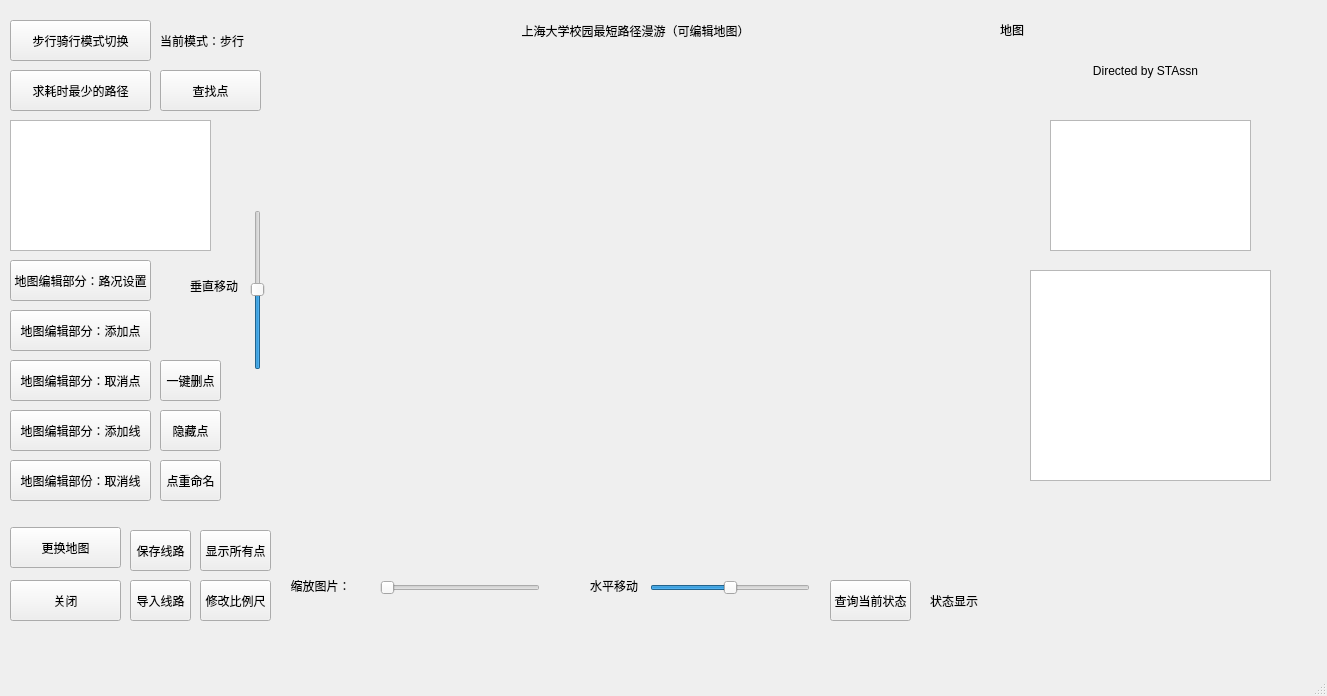
<?xml version="1.0" encoding="UTF-8"?>
<ui version="4.0">
 <class>Mapedit</class>
 <widget class="QMainWindow" name="Mapedit">
  <property name="geometry">
   <rect>
    <x>0</x>
    <y>0</y>
    <width>1327</width>
    <height>696</height>
   </rect>
  </property>
  <property name="windowTitle">
   <string>Mapedit</string>
  </property>
  <widget class="QWidget" name="centralwidget">
   <widget class="QPushButton" name="pushButton">
    <property name="geometry">
     <rect>
      <x>10</x>
      <y>580</y>
      <width>111</width>
      <height>41</height>
     </rect>
    </property>
    <property name="text">
     <string>关闭</string>
    </property>
   </widget>
   <widget class="QPushButton" name="pushButton_2">
    <property name="geometry">
     <rect>
      <x>10</x>
      <y>527</y>
      <width>111</width>
      <height>41</height>
     </rect>
    </property>
    <property name="text">
     <string>更换地图</string>
    </property>
   </widget>
   <widget class="QSlider" name="horizontalSlider">
    <property name="geometry">
     <rect>
      <x>380</x>
      <y>580</y>
      <width>160</width>
      <height>16</height>
     </rect>
    </property>
    <property name="orientation">
     <enum>Qt::Orientation::Horizontal</enum>
    </property>
   </widget>
   <widget class="QLabel" name="label">
    <property name="geometry">
     <rect>
      <x>290</x>
      <y>570</y>
      <width>61</width>
      <height>31</height>
     </rect>
    </property>
    <property name="text">
     <string>缩放图片：</string>
    </property>
    <property name="alignment">
     <set>Qt::AlignmentFlag::AlignCenter</set>
    </property>
   </widget>
   <widget class="QSlider" name="horizontalSlider_2">
    <property name="geometry">
     <rect>
      <x>650</x>
      <y>580</y>
      <width>160</width>
      <height>16</height>
     </rect>
    </property>
    <property name="sliderPosition">
     <number>50</number>
    </property>
    <property name="orientation">
     <enum>Qt::Orientation::Horizontal</enum>
    </property>
   </widget>
   <widget class="QLabel" name="label_2">
    <property name="geometry">
     <rect>
      <x>590</x>
      <y>575</y>
      <width>51</width>
      <height>21</height>
     </rect>
    </property>
    <property name="text">
     <string>水平移动：</string>
    </property>
   </widget>
   <widget class="QSlider" name="verticalSlider">
    <property name="geometry">
     <rect>
      <x>250</x>
      <y>210</y>
      <width>16</width>
      <height>160</height>
     </rect>
    </property>
    <property name="sliderPosition">
     <number>50</number>
    </property>
    <property name="orientation">
     <enum>Qt::Orientation::Vertical</enum>
    </property>
   </widget>
   <widget class="QLabel" name="label_3">
    <property name="geometry">
     <rect>
      <x>190</x>
      <y>270</y>
      <width>51</width>
      <height>31</height>
     </rect>
    </property>
    <property name="text">
     <string>垂直移动：</string>
    </property>
   </widget>
   <widget class="QPushButton" name="pushButton_3">
    <property name="geometry">
     <rect>
      <x>10</x>
      <y>310</y>
      <width>141</width>
      <height>41</height>
     </rect>
    </property>
    <property name="text">
     <string>地图编辑部分：添加点</string>
    </property>
   </widget>
   <widget class="QLabel" name="label_4">
    <property name="geometry">
     <rect>
      <x>930</x>
      <y>580</y>
      <width>351</width>
      <height>41</height>
     </rect>
    </property>
    <property name="text">
     <string>状态显示</string>
    </property>
   </widget>
   <widget class="QLabel" name="label_5">
    <property name="geometry">
     <rect>
      <x>1000</x>
      <y>20</y>
      <width>321</width>
      <height>20</height>
     </rect>
    </property>
    <property name="text">
     <string>地图</string>
    </property>
   </widget>
   <widget class="QPushButton" name="pushButton_4">
    <property name="geometry">
     <rect>
      <x>10</x>
      <y>360</y>
      <width>141</width>
      <height>41</height>
     </rect>
    </property>
    <property name="text">
     <string>地图编辑部分：取消点</string>
    </property>
   </widget>
   <widget class="QPushButton" name="pushButton_5">
    <property name="geometry">
     <rect>
      <x>10</x>
      <y>410</y>
      <width>141</width>
      <height>41</height>
     </rect>
    </property>
    <property name="text">
     <string>地图编辑部分：添加线</string>
    </property>
   </widget>
   <widget class="QPushButton" name="pushButton_6">
    <property name="geometry">
     <rect>
      <x>130</x>
      <y>530</y>
      <width>61</width>
      <height>41</height>
     </rect>
    </property>
    <property name="text">
     <string>保存线路</string>
    </property>
   </widget>
   <widget class="QPushButton" name="pushButton_7">
    <property name="geometry">
     <rect>
      <x>130</x>
      <y>580</y>
      <width>61</width>
      <height>41</height>
     </rect>
    </property>
    <property name="text">
     <string>导入线路</string>
    </property>
   </widget>
   <widget class="QPushButton" name="pushButton_8">
    <property name="geometry">
     <rect>
      <x>830</x>
      <y>580</y>
      <width>81</width>
      <height>41</height>
     </rect>
    </property>
    <property name="text">
     <string>查询当前状态</string>
    </property>
   </widget>
   <widget class="QPushButton" name="pushButton_9">
    <property name="geometry">
     <rect>
      <x>10</x>
      <y>460</y>
      <width>141</width>
      <height>41</height>
     </rect>
    </property>
    <property name="text">
     <string>地图编辑部份：取消线</string>
    </property>
   </widget>
   <widget class="QPushButton" name="pushButton_10">
    <property name="geometry">
     <rect>
      <x>10</x>
      <y>20</y>
      <width>141</width>
      <height>41</height>
     </rect>
    </property>
    <property name="text">
     <string>步行骑行模式切换</string>
    </property>
   </widget>
   <widget class="QPushButton" name="pushButton_11">
    <property name="geometry">
     <rect>
      <x>10</x>
      <y>70</y>
      <width>141</width>
      <height>41</height>
     </rect>
    </property>
    <property name="text">
     <string>求耗时最少的路径</string>
    </property>
   </widget>
   <widget class="QTextEdit" name="textEdit">
    <property name="geometry">
     <rect>
      <x>1050</x>
      <y>120</y>
      <width>201</width>
      <height>131</height>
     </rect>
    </property>
   </widget>
   <widget class="QPushButton" name="pushButton_12">
    <property name="geometry">
     <rect>
      <x>10</x>
      <y>260</y>
      <width>141</width>
      <height>41</height>
     </rect>
    </property>
    <property name="text">
     <string>地图编辑部分：路况设置</string>
    </property>
   </widget>
   <widget class="QPushButton" name="pushButton_13">
    <property name="geometry">
     <rect>
      <x>160</x>
      <y>460</y>
      <width>61</width>
      <height>41</height>
     </rect>
    </property>
    <property name="text">
     <string>点重命名</string>
    </property>
   </widget>
   <widget class="QListWidget" name="listWidget">
    <property name="geometry">
     <rect>
      <x>1030</x>
      <y>270</y>
      <width>241</width>
      <height>211</height>
     </rect>
    </property>
   </widget>
   <widget class="QPushButton" name="pushButton_14">
    <property name="geometry">
     <rect>
      <x>160</x>
      <y>410</y>
      <width>61</width>
      <height>41</height>
     </rect>
    </property>
    <property name="text">
     <string>隐藏点</string>
    </property>
   </widget>
   <widget class="QPushButton" name="pushButton_15">
    <property name="geometry">
     <rect>
      <x>200</x>
      <y>530</y>
      <width>71</width>
      <height>41</height>
     </rect>
    </property>
    <property name="text">
     <string>显示所有点</string>
    </property>
   </widget>
   <widget class="QTextEdit" name="textEdit_2">
    <property name="geometry">
     <rect>
      <x>10</x>
      <y>120</y>
      <width>201</width>
      <height>131</height>
     </rect>
    </property>
   </widget>
   <widget class="QLabel" name="label_6">
    <property name="geometry">
     <rect>
      <x>160</x>
      <y>20</y>
      <width>101</width>
      <height>41</height>
     </rect>
    </property>
    <property name="text">
     <string>当前模式：步行</string>
    </property>
   </widget>
   <widget class="QLabel" name="label_7">
    <property name="geometry">
     <rect>
      <x>310</x>
      <y>10</y>
      <width>651</width>
      <height>41</height>
     </rect>
    </property>
    <property name="text">
     <string>上海大学校园最短路径漫游（可编辑地图）</string>
    </property>
    <property name="alignment">
     <set>Qt::AlignmentFlag::AlignCenter</set>
    </property>
   </widget>
   <widget class="QLabel" name="label_8">
    <property name="geometry">
     <rect>
      <x>1050</x>
      <y>20</y>
      <width>191</width>
      <height>101</height>
     </rect>
    </property>
    <property name="text">
     <string>Directed by STAssn</string>
    </property>
    <property name="alignment">
     <set>Qt::AlignmentFlag::AlignCenter</set>
    </property>
   </widget>
   <widget class="QPushButton" name="pushButton_16">
    <property name="geometry">
     <rect>
      <x>160</x>
      <y>360</y>
      <width>61</width>
      <height>41</height>
     </rect>
    </property>
    <property name="text">
     <string>一键删点</string>
    </property>
   </widget>
   <widget class="QPushButton" name="pushButton_17">
    <property name="geometry">
     <rect>
      <x>160</x>
      <y>70</y>
      <width>101</width>
      <height>41</height>
     </rect>
    </property>
    <property name="text">
     <string>查找点</string>
    </property>
   </widget>
   <widget class="QPushButton" name="pushButton_18">
    <property name="geometry">
     <rect>
      <x>200</x>
      <y>580</y>
      <width>71</width>
      <height>41</height>
     </rect>
    </property>
    <property name="text">
     <string>修改比例尺</string>
    </property>
   </widget>
  </widget>
  <widget class="QMenuBar" name="menubar">
   <property name="geometry">
    <rect>
     <x>0</x>
     <y>0</y>
     <width>1327</width>
     <height>18</height>
    </rect>
   </property>
  </widget>
  <widget class="QStatusBar" name="statusbar"/>
 </widget>
 <resources/>
 <connections/>
</ui>
